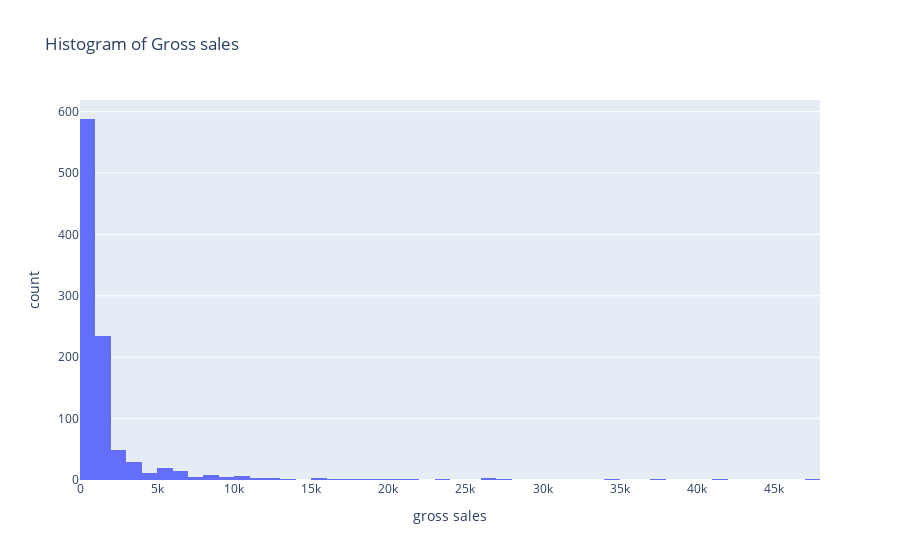
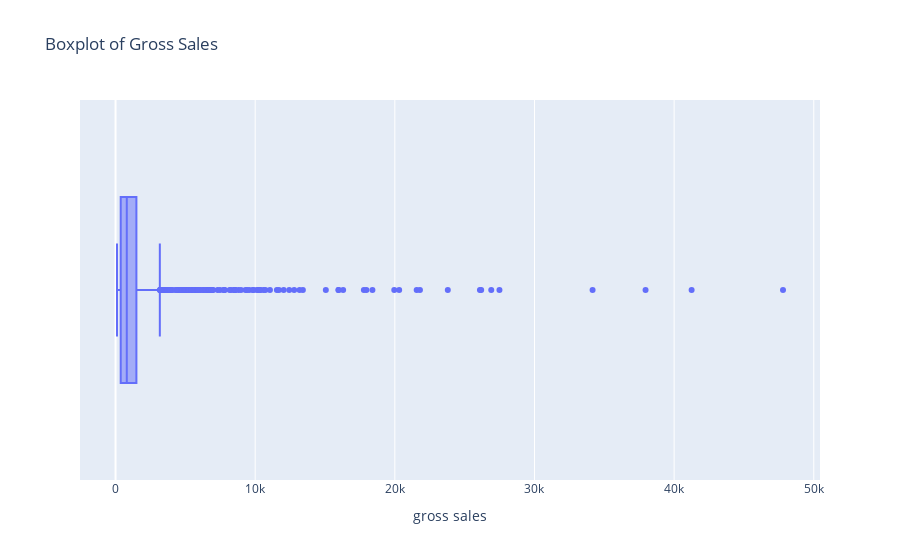

The code cell stored with these charts, in order, in its notebook:
### Code cell
# gross sales historogram

fig = px.histogram(data, x='gross sales', title='Histogram of Gross sales')
fig.show()

fig = px.box(data, x='gross sales', title='Boxplot of Gross Sales')
fig.show()

#skewed to the right
# some outliers, can be telling when making graphs

### Figure 1 — Plotly figure (JSON) as saved in the notebook; plotly's stock layout.template omitted (floating-point values rounded to 4 significant figures; data arrays with more than 128 entries replaced by an {"elided": "..."} marker saying what was removed)
{"data": [{"alignmentgroup": "True", "bingroup": "x", "hovertemplate": "gross sales=%{x}<br>count=%{y}<extra></extra>", "legendgroup": "", "marker": {"color": "#636efa", "pattern": {"shape": ""}}, "name": "", "offsetgroup": "", "orientation": "v", "showlegend": false, "type": "histogram", "x": {"elided": "998 float values"}, "xaxis": "x", "yaxis": "y"}], "layout": {"barmode": "relative", "legend": {"tracegroupgap": 0}, "title": {"text": "Histogram of Gross sales"}, "xaxis": {"anchor": "y", "domain": [0, 1], "title": {"text": "gross sales"}}, "yaxis": {"anchor": "x", "domain": [0, 1], "title": {"text": "count"}}}}

### Figure 2 — Plotly figure (JSON) as saved in the notebook; plotly's stock layout.template omitted (floating-point values rounded to 4 significant figures; data arrays with more than 128 entries replaced by an {"elided": "..."} marker saying what was removed)
{"data": [{"alignmentgroup": "True", "hovertemplate": "gross sales=%{x}<extra></extra>", "legendgroup": "", "marker": {"color": "#636efa"}, "name": "", "notched": false, "offsetgroup": "", "orientation": "h", "showlegend": false, "type": "box", "x": {"elided": "998 float values"}, "x0": " ", "xaxis": "x", "y0": " ", "yaxis": "y"}], "layout": {"boxmode": "group", "legend": {"tracegroupgap": 0}, "title": {"text": "Boxplot of Gross Sales"}, "xaxis": {"anchor": "y", "domain": [0, 1], "title": {"text": "gross sales"}}, "yaxis": {"anchor": "x", "domain": [0, 1]}}}
